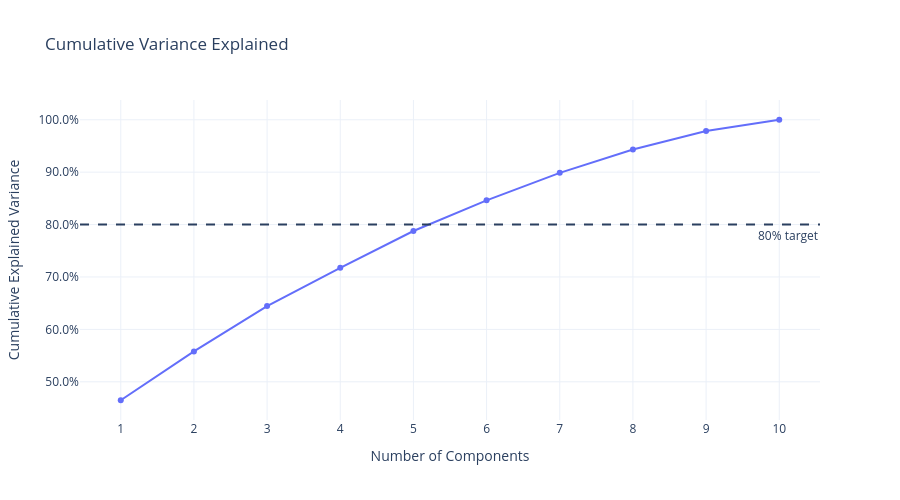

Write notebook code for a chart like this one.
### Markdown cell above
#### Cumulative Variance Plot

### Code cell
cum_var = np.cumsum(explained_var_ratio)

cum_var_df = pd.DataFrame({
    "Number of Components": np.arange(1, len(cum_var) + 1),
    "Cumulative Explained Variance": cum_var
})

fig = px.line(
    cum_var_df,
    x="Number of Components",
    y="Cumulative Explained Variance",
    markers=True,
    title="Cumulative Variance Explained"
)
fig.add_hline(
    y=0.80,
    line_dash="dash",
    annotation_text="80% target",
    annotation_position="bottom right"
)
fig.update_layout(
    height=500,
    xaxis=dict(dtick=1),
    yaxis_tickformat=".1%",
)
fig.show()

### Figure 1 — Plotly figure (JSON) as saved in the notebook; plotly's stock layout.template omitted (floating-point values rounded to 4 significant figures)
{"data": [{"hovertemplate": "Number of Components=%{x}<br>Cumulative Explained Variance=%{y}<extra></extra>", "legendgroup": "", "line": {"color": "#636efa", "dash": "solid"}, "marker": {"symbol": "circle"}, "mode": "lines+markers", "name": "", "orientation": "v", "showlegend": false, "type": "scatter", "x": [1, 2, 3, 4, 5, 6, 7, 8, 9, 10], "xaxis": "x", "y": [0.4648, 0.558, 0.6446, 0.7175, 0.7878, 0.8462, 0.8986, 0.9433, 0.9784, 1.0], "yaxis": "y"}], "layout": {"annotations": [{"showarrow": false, "text": "80% target", "x": 1, "xanchor": "right", "xref": "x domain", "y": 0.8, "yanchor": "top", "yref": "y"}], "height": 500, "legend": {"tracegroupgap": 0}, "shapes": [{"line": {"dash": "dash"}, "type": "line", "x0": 0, "x1": 1, "xref": "x domain", "y0": 0.8, "y1": 0.8, "yref": "y"}], "title": {"text": "Cumulative Variance Explained"}, "xaxis": {"anchor": "y", "domain": [0, 1], "dtick": 1, "title": {"text": "Number of Components"}}, "yaxis": {"anchor": "x", "domain": [0, 1], "tickformat": ".1%", "title": {"text": "Cumulative Explained Variance"}}}}
